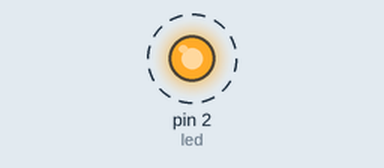
Recording of a program running on a simulated MicroPython board. Parts: output pins drawn as LEDs (lit = HIGH). Dashed ring = blinking. What the program prints to the serial console is not drawn.

Above: at 0.2 s.
Timing chart, 0 to 3.0 s (numbered marks = the images above):
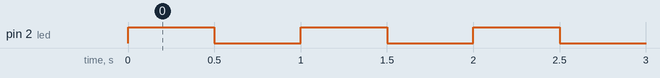

Measured:
- by itself, pin 2 (led): alternates HIGH for 0.50 s and LOW for 0.50 s

The program:

LEDBlink.py
```python
def main():
    print("Hello world!")
    import time
    from machine import Pin
    led = Pin(2, Pin.OUT)  # create LED object from pin2,Set Pin2 to output

    while True:
        led.value(1)  # Set led turn on
        time.sleep(0.5)
        led.value(0)  # Set led turn off
        time.sleep(0.5)

if __name__ == '__main__':
    main()
```
